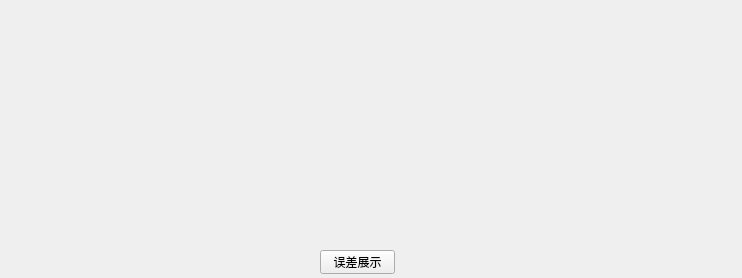
<?xml version="1.0" encoding="UTF-8"?>
<ui version="4.0">
 <class>dif</class>
 <widget class="QWidget" name="dif">
  <property name="geometry">
   <rect>
    <x>0</x>
    <y>0</y>
    <width>742</width>
    <height>278</height>
   </rect>
  </property>
  <property name="windowTitle">
   <string>Form</string>
  </property>
  <widget class="QPushButton" name="pushButton">
   <property name="geometry">
    <rect>
     <x>320</x>
     <y>250</y>
     <width>75</width>
     <height>24</height>
    </rect>
   </property>
   <property name="text">
    <string>误差展示</string>
   </property>
  </widget>
  <widget class="QChartView" name="my_chart" native="true">
   <property name="geometry">
    <rect>
     <x>10</x>
     <y>10</y>
     <width>231</width>
     <height>231</height>
    </rect>
   </property>
  </widget>
  <widget class="QChartView" name="my_chart_2" native="true">
   <property name="geometry">
    <rect>
     <x>490</x>
     <y>10</y>
     <width>241</width>
     <height>231</height>
    </rect>
   </property>
  </widget>
  <widget class="QChartView" name="my_chart_3" native="true">
   <property name="geometry">
    <rect>
     <x>250</x>
     <y>10</y>
     <width>231</width>
     <height>231</height>
    </rect>
   </property>
  </widget>
 </widget>
 <customwidgets>
  <customwidget>
   <class>QChartView</class>
   <extends>QWidget</extends>
   <header location="global">qchartview.h</header>
   <container>1</container>
  </customwidget>
 </customwidgets>
 <resources/>
 <connections/>
</ui>
